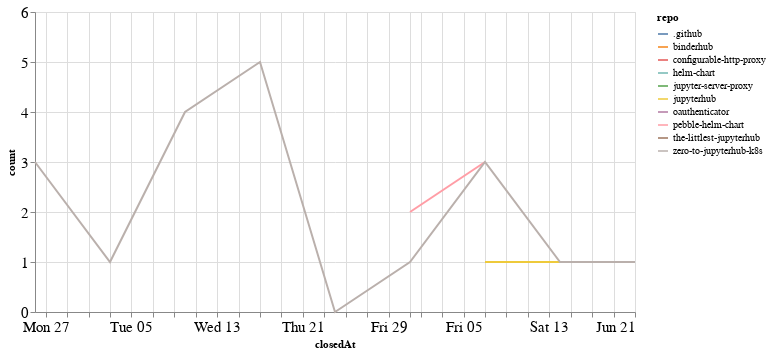

Notebook source saved alongside this figure:
### Code cell
closed_by_time = closed_by.groupby('repo').resample('W', on='closedAt').count()['author'].reset_index()
closed_by_time = closed_by_time.rename(columns={'author': 'count'})

alt.Chart(closed_by_time, width=600).mark_line().encode(
    x='closedAt',
    y='count',
    color='repo',
    tooltip="repo"
)

### Figure 1 — Vega-Lite specification as saved in the notebook (floating-point values rounded to 4 significant figures)
{"config": {"axisLeft": {"labelFontSize": 15}, "axisBottom": {"labelFontSize": 15}}, "data": {"name": "data-fd19e85d22cdd44a4a81fa5d225897a9"}, "mark": "line", "encoding": {"color": {"type": "nominal", "field": "repo"}, "tooltip": {"type": "nominal", "field": "repo"}, "x": {"type": "temporal", "field": "closedAt"}, "y": {"type": "quantitative", "field": "count"}}, "width": 600, "$schema": "https://vega.github.io/schema/vega-lite/v4.8.1.json", "datasets": {"data-fd19e85d22cdd44a4a81fa5d225897a9": [{"repo": ".github", "closedAt": "2020-05-03T00:00:00", "count": 1}, {"repo": "binderhub", "closedAt": "2020-05-24T00:00:00", "count": 1}, {"repo": "configurable-http-proxy", "closedAt": "2020-05-31T00:00:00", "count": 6}, {"repo": "helm-chart", "closedAt": "2020-05-10T00:00:00", "count": 2}, {"repo": "jupyter-server-proxy", "closedAt": "2020-05-24T00:00:00", "count": 1}, {"repo": "jupyterhub", "closedAt": "2020-06-07T00:00:00", "count": 1}, {"repo": "jupyterhub", "closedAt": "2020-06-14T00:00:00", "count": 1}, {"repo": "oauthenticator", "closedAt": "2020-05-17T00:00:00", "count": 1}, {"repo": "pebble-helm-chart", "closedAt": "2020-05-31T00:00:00", "count": 2}, {"repo": "pebble-helm-chart", "closedAt": "2020-06-07T00:00:00", "count": 3}, {"repo": "the-littlest-jupyterhub", "closedAt": "2020-05-10T00:00:00", "count": 1}, {"repo": "zero-to-jupyterhub-k8s", "closedAt": "2020-04-26T00:00:00", "count": 3}, {"repo": "zero-to-jupyterhub-k8s", "closedAt": "2020-05-03T00:00:00", "count": 1}, {"repo": "zero-to-jupyterhub-k8s", "closedAt": "2020-05-10T00:00:00", "count": 4}, {"repo": "zero-to-jupyterhub-k8s", "closedAt": "2020-05-17T00:00:00", "count": 5}, {"repo": "zero-to-jupyterhub-k8s", "closedAt": "2020-05-24T00:00:00", "count": 0}, {"repo": "zero-to-jupyterhub-k8s", "closedAt": "2020-05-31T00:00:00", "count": 1}, {"repo": "zero-to-jupyterhub-k8s", "closedAt": "2020-06-07T00:00:00", "count": 3}, {"repo": "zero-to-jupyterhub-k8s", "closedAt": "2020-06-14T00:00:00", "count": 1}, {"repo": "zero-to-jupyterhub-k8s", "closedAt": "2020-06-21T00:00:00", "count": 1}]}}
